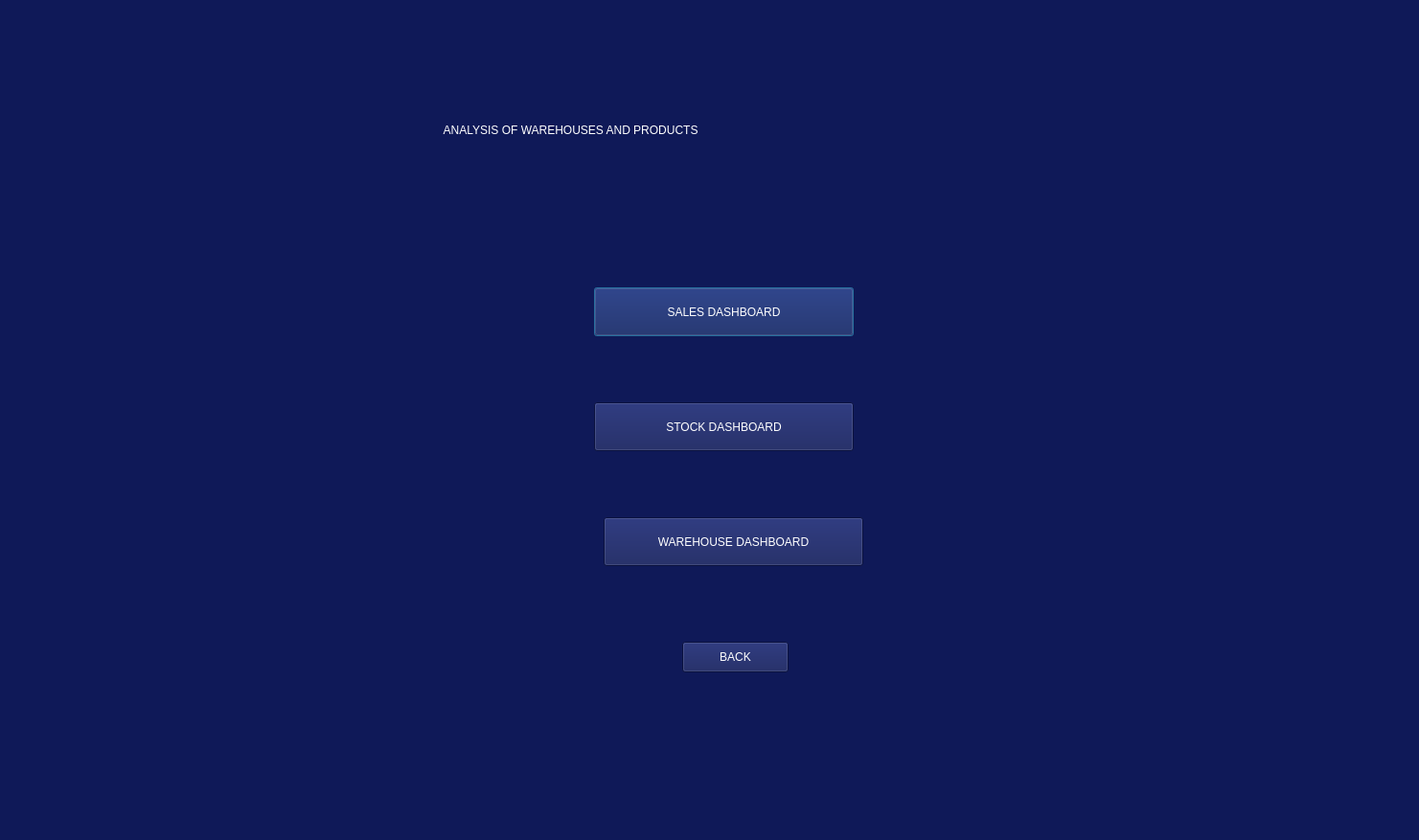
<?xml version="1.0" encoding="UTF-8"?>
<ui version="4.0">
 <class>Dialog</class>
 <widget class="QDialog" name="Dialog">
  <property name="geometry">
   <rect>
    <x>0</x>
    <y>0</y>
    <width>1481</width>
    <height>877</height>
   </rect>
  </property>
  <property name="windowTitle">
   <string>Dialog</string>
  </property>
  <property name="styleSheet">
   <string notr="true">background-color: rgb(15,25,88);</string>
  </property>
  <widget class="QPushButton" name="sales_button">
   <property name="geometry">
    <rect>
     <x>620</x>
     <y>300</y>
     <width>271</width>
     <height>51</height>
    </rect>
   </property>
   <property name="styleSheet">
    <string notr="true">color: rgb(255,255,255);
font: 16pt &quot;.AppleSystemUIFont&quot;;
background-color: rgb(15, 25, 88);</string>
   </property>
   <property name="text">
    <string>SALES DASHBOARD</string>
   </property>
  </widget>
  <widget class="QPushButton" name="products_button">
   <property name="geometry">
    <rect>
     <x>620</x>
     <y>420</y>
     <width>271</width>
     <height>51</height>
    </rect>
   </property>
   <property name="styleSheet">
    <string notr="true">color: rgb(255,255,255);
font: 16pt &quot;.AppleSystemUIFont&quot;;
background-color: rgb(15, 25, 88);</string>
   </property>
   <property name="text">
    <string>STOCK DASHBOARD</string>
   </property>
  </widget>
  <widget class="QPushButton" name="warehouse_button">
   <property name="geometry">
    <rect>
     <x>630</x>
     <y>540</y>
     <width>271</width>
     <height>51</height>
    </rect>
   </property>
   <property name="styleSheet">
    <string notr="true">color: rgb(255,255,255);
font: 16pt &quot;.AppleSystemUIFont&quot;;
background-color: rgb(15, 25, 88);</string>
   </property>
   <property name="text">
    <string>WAREHOUSE DASHBOARD</string>
   </property>
  </widget>
  <widget class="QLabel" name="label">
   <property name="geometry">
    <rect>
     <x>460</x>
     <y>100</y>
     <width>611</width>
     <height>71</height>
    </rect>
   </property>
   <property name="styleSheet">
    <string notr="true">color: rgb(255, 255, 255);
font: 24pt &quot;Monaco&quot;;</string>
   </property>
   <property name="text">
    <string> ANALYSIS OF WAREHOUSES AND PRODUCTS </string>
   </property>
  </widget>
  <widget class="QPushButton" name="analyticsbackButton">
   <property name="geometry">
    <rect>
     <x>712</x>
     <y>670</y>
     <width>111</width>
     <height>32</height>
    </rect>
   </property>
   <property name="styleSheet">
    <string notr="true">color: rgb(255,255,255);
font: 16pt &quot;.AppleSystemUIFont&quot;;
background-color: rgb(15, 25, 88);</string>
   </property>
   <property name="text">
    <string>BACK</string>
   </property>
  </widget>
 </widget>
 <resources/>
 <connections/>
</ui>
